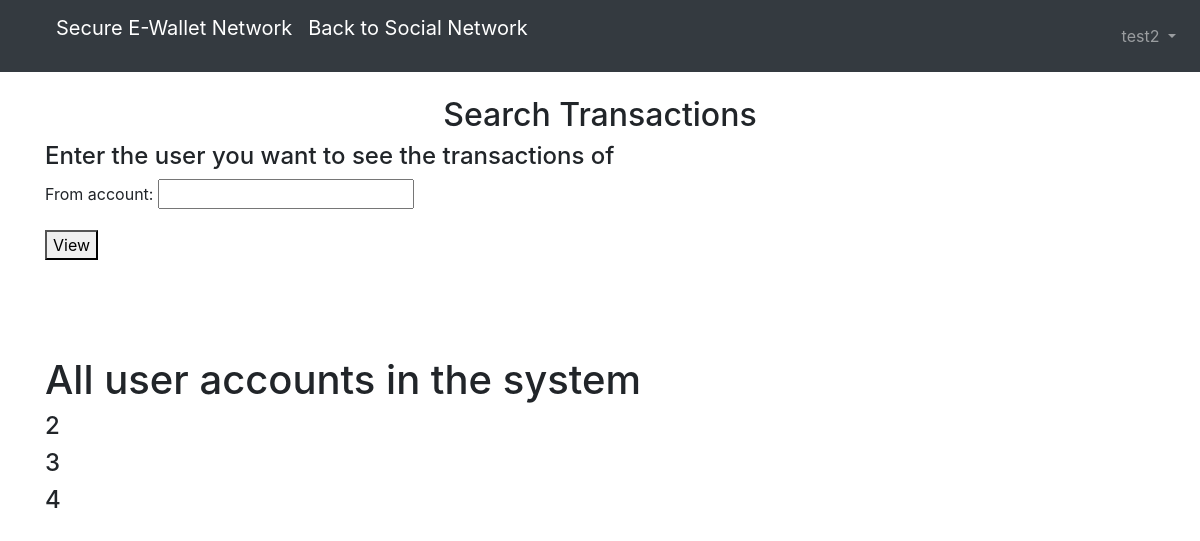
The app's page /account/search_transactions_internal.html/ (signed in) with its own data.
### accounts/models.py (models this page shows, shortened)
class Account(models.Model):
    user=models.ForeignKey(UserProfile, related_name=("users"), on_delete=models.DO_NOTHING,null=True,blank=True)
    balance=models.IntegerField(default=10000)
    accountid=models.IntegerField(default=3,primary_key=True, unique=True)

### accounts/views.py (the view, shortened to what this page needs)
# urls.py: path('search_transactions_internal.html/',views.SearchTransactionsInternal.as_view(),name='searchtransactionsinternal'),
class SearchTransactionsInternal(LoginRequiredMixin, TemplateView):
    template_name='search_transactions_internal.html'
    login_url='login'
    def get(self,request):
        role=who_is(request)
        if role=='P':
            return HttpResponseRedirect(reverse('accounts:admindashboard'))
        form=SearchTransactionInternalForm
        accounts=models.Account.objects.all()
        return render(request,'accounts/search_transactions_internal.html',context={
            'search_form':form,
            'user_accounts':accounts,
        })

### accounts/views.py (called while the page is built)
def who_is(request):
    role=request.user.id
    for all_users in models.UserProfile.objects.all():
        if all_users.user.id==role:
            actual_user=all_users
    return actual_user.role

### accounts/templates/accounts/search_transactions_internal.html (shortened to what this page needs)
{% extends 'base1.html' %}
{% block content %}
<h2 style="text-align: center;">Search Transactions</h2>
<h4>Enter the user you want to see the transactions of</h4>
<form method="POST">
        {{ search_form.as_p }}
        <button type="btn btn-success" value="submit">View</button>
    </form>
        <br><br><br>
      <br>
      <h1>All user accounts in the system</h1>
      {% for account in user_accounts %}
      <h4>{{ account.accountid }}</h3>
      {% endfor %}
    {% endblock %}

### accounts/templates/base1.html (shortened to what this page needs)
<!DOCTYPE HTML>
<html lang="en">
<head>
<link rel="stylesheet" href="https://maxcdn.bootstrapcdn.com/bootstrap/4.0.0/css/bootstrap.min.css">
</head>
<body>
<nav class="navbar navbar-expand-md navbar-dark bg-dark mb-4">
<ul style="list-style:none;">
	<li style="text-align:left;float:left;display:inline-block;">
<a class="navbar-brand" href="#">Secure E-Wallet Network</a>
</li>
<li style="text-align:left;float:left;display:inline-block;">
<a class="navbar-brand" href="{%url 'home:home'%}">Back to Social Network</a>
</li>
</ul>
<div class="collapse navbar-collapse" id="navbarCollapse">
{% if user.is_authenticated %}
<ul class="navbar-nav ml-auto">
<li class="nav-item">
<a class="nav-link dropdown-toggle" href="#" id="userMenu" data-toggle="dropdown" aria-haspopup="true" aria-expanded="false">
 {{ user.username }}
</a>
</li>
</ul>
{% else %}
<form class="form-inline ml-auto">
<a href="{% url 'login' %}" class="btn btn-outline-secondary">Log in</a>
{% comment %}<a href="{% url 'accounts:register' %}" class="btn btn-primary ml-2">Sign up</a>{% endcomment %}
</form>
{% endif %}
</div>
</nav>
<div class="container">
{% block content %}
{% endblock %}
</div>
</body>
</html>

### records on screen
Account: accountid "2"
Account: accountid "3"
Account: accountid "4"

### other values on screen
{{ user.username }} "test2"
